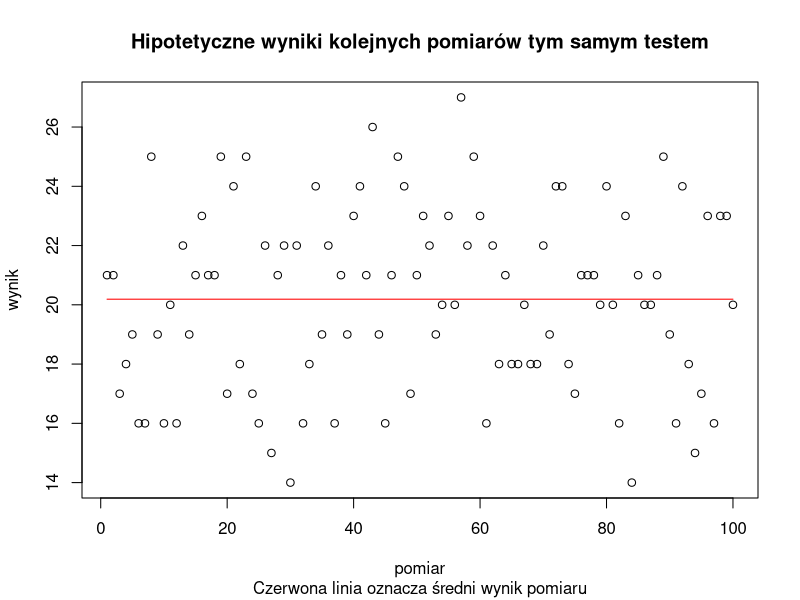

Recreate this plot in R.
## ---- chunk 1
options(scipen = 20)
set.seed(40)
source_data <- data.frame(X_true = rep(20, 10000), X_error = rnorm(10000, mean = 0, sd = 3)) 
my_data <- data.frame(X_o = round(source_data$X_true + source_data$X_error))
small_data <- head(my_data, 100)
## ---- chunk 2
head(small_data, 10)
nrow(small_data)
## ---- chunk 3
X_o_sr <- mean(small_data$X_o)
X_o_sr
## ---- chunk 4
small_data$X_o_odch <- small_data$X_o - X_o_sr
head(small_data, 10)
sum(small_data$X_o_odch)
mean(small_data$X_o_odch)
## ---- chunk 5
plot(seq(1, 100, 1), small_data$X_o, xlab = "pomiar", ylab = "wynik", main="Hipotetyczne wyniki kolejnych pomiarów tym samym testem", sub = "Czerwona linia oznacza średni wynik pomiaru")
lines(seq(1, 100, 1), rep(mean(small_data$X_o), 100), col = "red")
## ---- chunk 6
small_data$X_o_odch_kwadrat <- small_data$X_o_odch^2
head(small_data, 20)
## ---- chunk 7
sum(small_data$X_o_odch_kwadrat)
## ---- chunk 8
sum(small_data$X_o_odch^2)/(length(small_data$X_o_odch) - 1)
## ---- chunk 9
sqrt(sum(small_data$X_o_odch^2)/(length(small_data$X_o_odch) - 1))
sd(small_data$X_o_odch)
